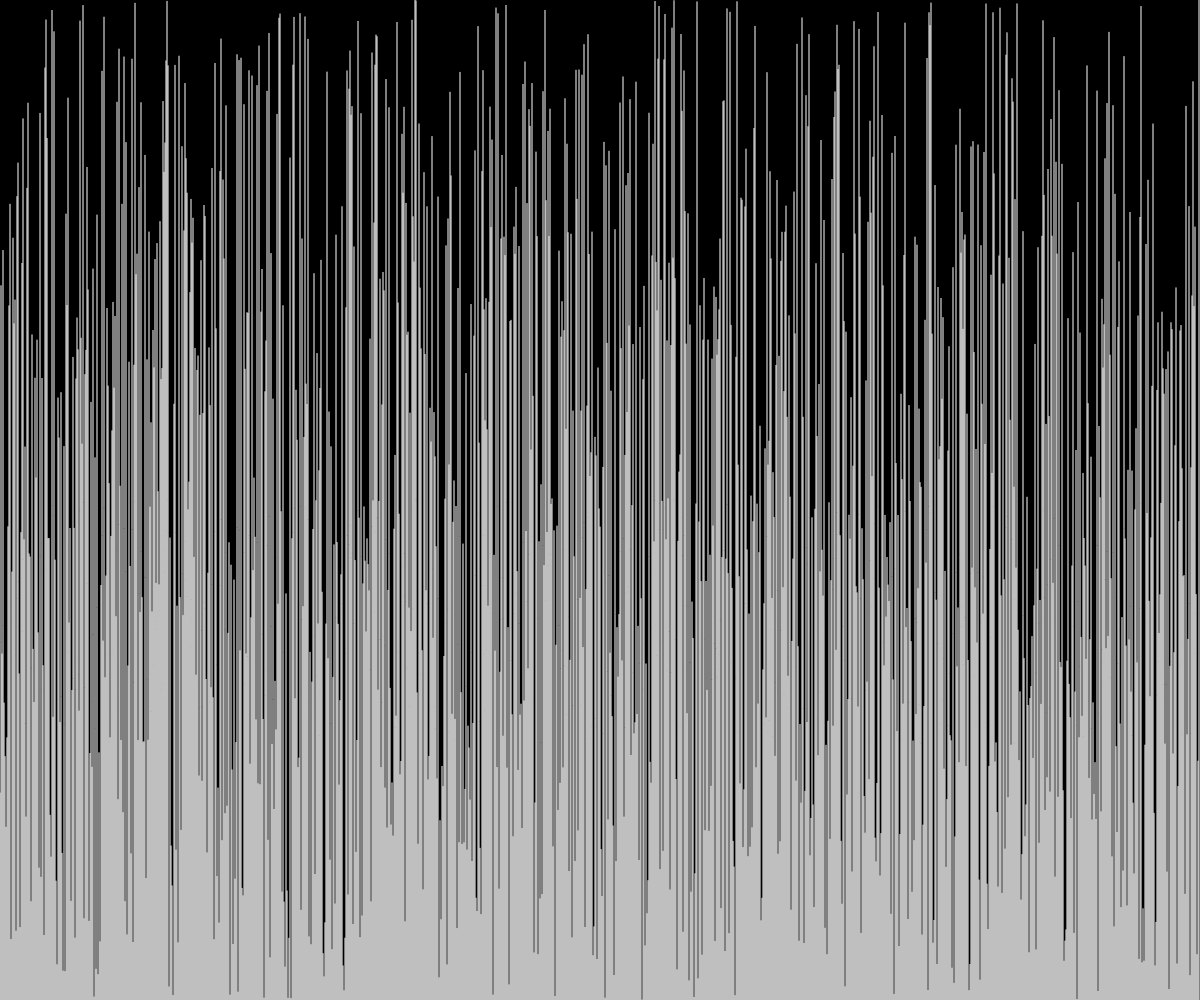
Frame 1 (no input)
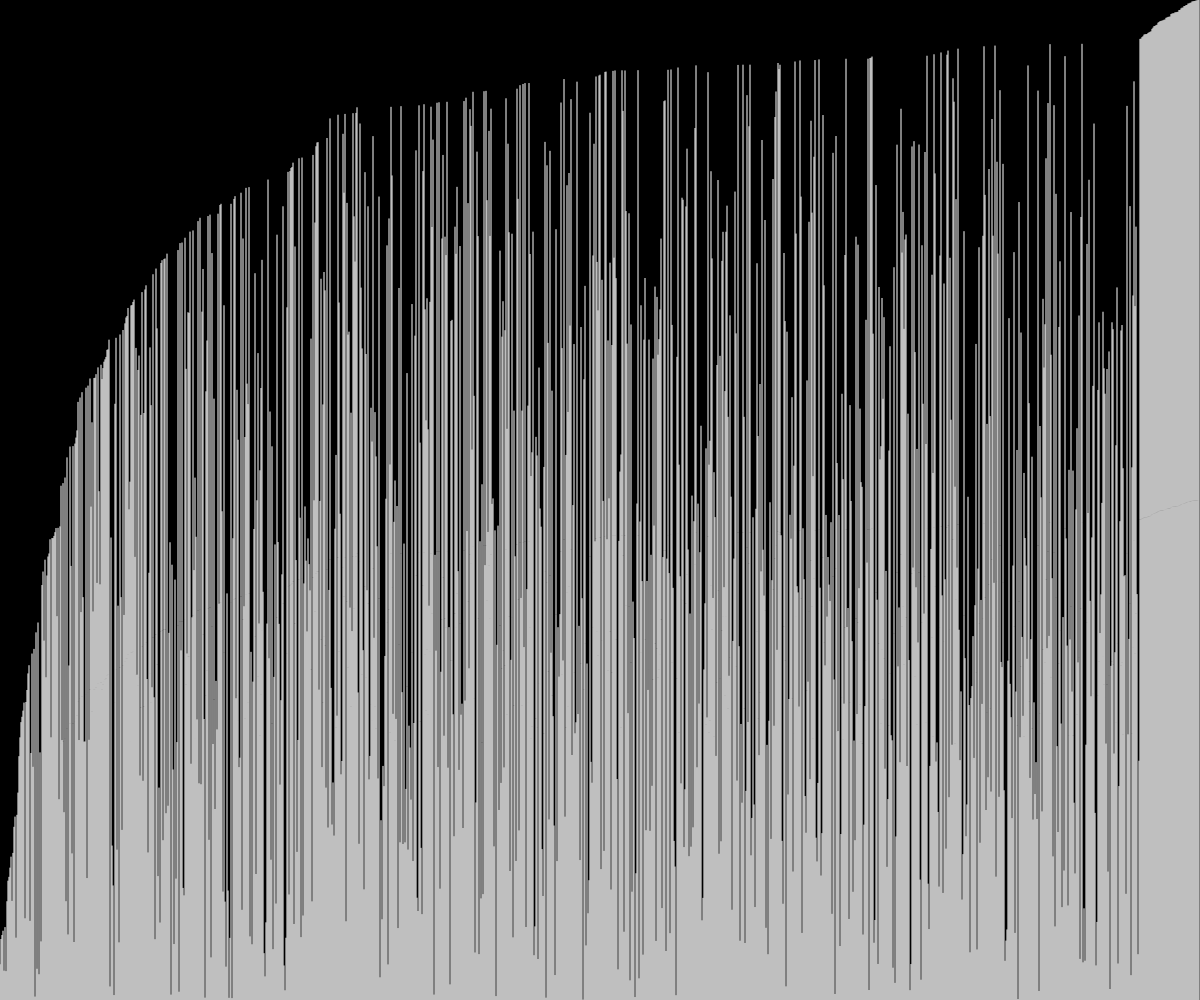
Frame 60 (no input)
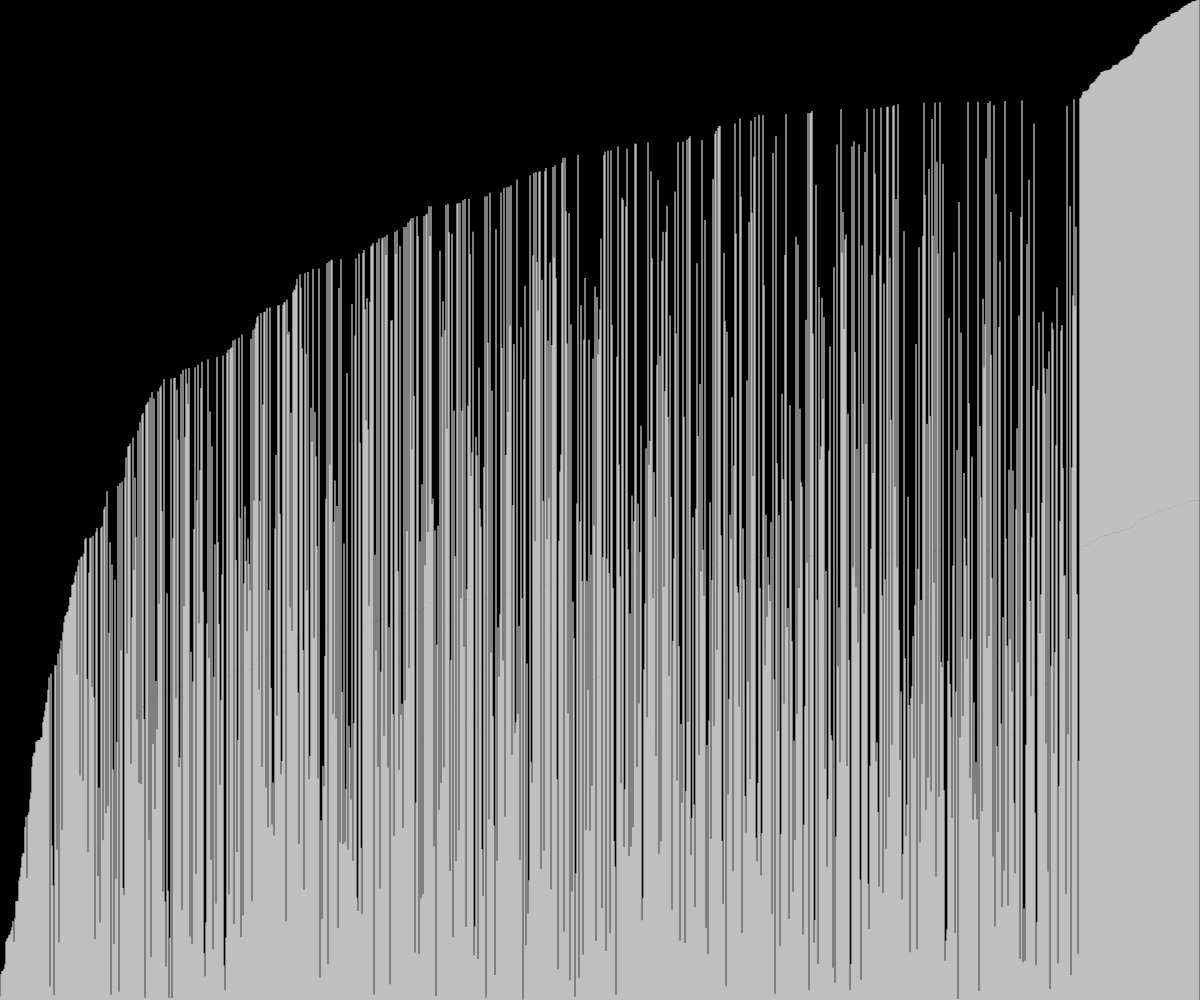
Frame 120 (the mouse pressed at the canvas centre since frame 60)

The p5.js sketch that drew these frames (run headless with seeded random() and noise() and a simulated clock; from frame 60 on, the mouse is pressed at the canvas centre):

// p5.js sketch
// ── sketch.js
// Code Challenge: Bubble Sort Visualization

let values = [];
let i = 0;
// let j = 0;

function setup() {
  createCanvas(windowWidth, windowHeight);
  // the number of elements is the same of the number
  // of pixels of the window
  values = new Array(width);

  // get a random height from 0 to the height of the window
  for(let i = 0; i < values.length; i++) {
    values[i] = random(height);
  }
}

function draw() {
  background(0);

  // sort
  if(i < values.length) {
    for(let j = 0; j < values.length - i - 1; j++) {
      let a = values[j];
      let b = values[j + 1];
      if(a > b) {
        swap(values, j, j + 1);
      }
    }
  } else {
    console.log('Elements sorted!');
    noLoop(); // stops the execution of the code within draw()
  }

  // visualize the picked values by creating lines
  for(let i = 0; i < values.length; i++) {
    stroke(255);
    line(i, height, i, height - values[i]);
  }
}

function swap(arr, a, b) {
  let temp = arr[a];
  arr[a] = arr[b];
  arr[b] = temp;
}
